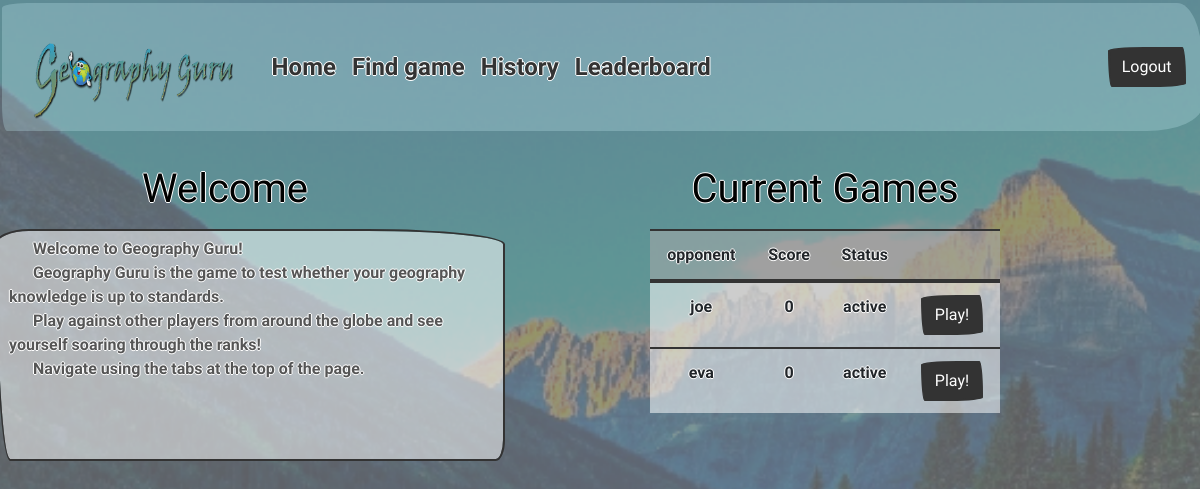
/ (signed in), run on the app's committed database.
### tables this page shows
CREATE TABLE 'games' ('game_id' integer PRIMARY KEY AUTOINCREMENT NOT NULL, 'player1_id' integer NOT NULL, 'player2_id' integer NOT NULL, 'questions' text NOT NULL, 'score' INTEGER NOT NULL DEFAULT 999, 'player1_name' text, 'player2_name' text, 'status' text NOT NULL DEFAULT 'starting');

### application.py (the view, shortened to what this page needs)
@app.route("/", methods=["GET", "POST"])
@login_required
def index():
    global game_id
    global score
    global finished
    score = 0
    if request.method == "GET":
        user_index = index_info(session.get("user_id"))
        rows = user_index[0]
        rows2 = user_index[1]
        if rows or rows2:
            return render_template("index.html", current=rows, current2=rows2, finished=finished)
        else:
            return render_template("index.html", finished=finished)

### helpers.py (called while the page is built)
def login_required(f):
    @wraps(f)
    def decorated_function(*args, **kwargs):
        if session.get("user_id") is None:
            return redirect("/login")
        return f(*args, **kwargs)
    return decorated_function

def index_info(user_id):
    sent = db.execute("SELECT game_id, player1_name, player2_name, score, status FROM games WHERE player1_id = :id and status = :active",
                      id=session["user_id"], active=("active"))
    received = db.execute("SELECT game_id, player1_name, player2_name, score, status FROM games WHERE player2_id = :id and status = :active",
                          id=session["user_id"], active=("active"))
    return [sent, received]

### templates/index.html (shortened to what this page needs)
{% extends "layout.html" %}
{% block main %}
<div class="row">
  <div class="column left">
    <div class="form-group">
    <b><label for="exampleTextarea"><h1>Welcome</h1></label></b>
    <div class = "box">
    <textarea disabled class="form-control" id="welcometext" rows="9" cols="50">
      Welcome to Geography Guru!
      Geography Guru is the game to test whether your geography knowledge is up to standards.
      Play against other players from around the globe and see yourself soaring through the ranks!
      Navigate using the tabs at the top of the page.
    </textarea>
    </div>
    </div>
  </div>
  <div class="column right">
    <b><label for="exampleTextarea"><h1>Current Games</h1></label></b>
    <table class="table">
      <thead>
        <tr>
          <th scope="col">opponent</th></th>
          <th scope="col">Score</th>
          <th scope="col">Status</th>
          <th scope="col"></th>
        </tr>
      </thead>
      {% if current or current2 %}
          {% for now in current2 %}
            <tr>
              <td>{{ now.player1_name }}</td>
              <td colspan="1">{{ now.score }}</td>
              <td>{{ now.status }}</td>
              <td>
                <form>
                  <button class="btn btn-primary" value="{{ now.game_id }}" name="game_id" type="submit" formmethod="POST">Play!</button>
                </form>
              </td>
            </tr>
          {% endfor %}
        {% else %}
          <td colspan="4">No current games :(</td>
        {% endif %}
  </div>
</div>
{% endblock %}

### static/styles.css (style rules this page uses)
body { background-image: url("background2.png"); background-repeat: no-repeat; background-attachment: fixed; background-position: center; text-align: center; color: black; font-weight: 600; text-shadow: -1px 0 white, 0 1px white, 1px 0 white, 0 -1px white; height: 100%; background-size: cover; }
html, body { margin: 0; height: 100vh; overflow: hidden }
.table { border-radius: 5px; width: 50%; margin: 0px auto; float: none; }
table { text-align: center; }
table th { background-color: #aaaaaa87; }
table td { background-color: #ffffff87; }
* { box-sizing: border-box; }
.column { float: left; padding: 10px; height: 100%; }
.left { width: 40%; }
.right { width: 60%; }
.row { width: 100%; height: 100vh; overflow: hidden; }
main .form-control { display: inline-block; width: auto; }
main td { text-align: center; }
#welcometext { resize: none; background-color: #ffffff87; font-weight: 600; text-shadow: -1px 0 white, 0 1px white, 1px 0 white, 0 -1px white; }

### data on the page
games: player1_name "joe", score "0", status "active", {{ now.game_id }} 84 (drawn)
games: player1_name "eva", score "0", status "active", {{ now.game_id }} 102 (drawn)
